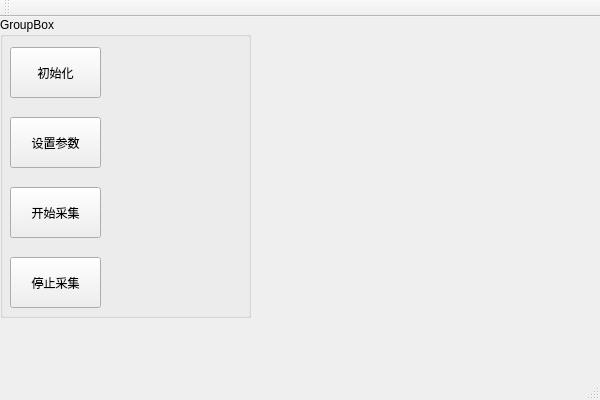
<?xml version="1.0" encoding="UTF-8"?>
<ui version="4.0">
 <class>VisInt_CamAcqClass</class>
 <widget class="QMainWindow" name="VisInt_CamAcqClass">
  <property name="geometry">
   <rect>
    <x>0</x>
    <y>0</y>
    <width>600</width>
    <height>400</height>
   </rect>
  </property>
  <property name="windowTitle">
   <string>VisInt_CamAcq</string>
  </property>
  <widget class="QWidget" name="centralWidget">
   <widget class="QGroupBox" name="groupBox">
    <property name="geometry">
     <rect>
      <x>0</x>
      <y>0</y>
      <width>251</width>
      <height>301</height>
     </rect>
    </property>
    <property name="title">
     <string>GroupBox</string>
    </property>
    <widget class="QPushButton" name="BtInit">
     <property name="geometry">
      <rect>
       <x>10</x>
       <y>30</y>
       <width>91</width>
       <height>51</height>
      </rect>
     </property>
     <property name="text">
      <string>初始化</string>
     </property>
    </widget>
    <widget class="QPushButton" name="BtConfig">
     <property name="geometry">
      <rect>
       <x>10</x>
       <y>100</y>
       <width>91</width>
       <height>51</height>
      </rect>
     </property>
     <property name="text">
      <string>设置参数</string>
     </property>
    </widget>
    <widget class="QPushButton" name="BtFreez">
     <property name="geometry">
      <rect>
       <x>10</x>
       <y>240</y>
       <width>91</width>
       <height>51</height>
      </rect>
     </property>
     <property name="text">
      <string>停止采集</string>
     </property>
    </widget>
    <widget class="QPushButton" name="BtStartGrap">
     <property name="geometry">
      <rect>
       <x>10</x>
       <y>170</y>
       <width>91</width>
       <height>51</height>
      </rect>
     </property>
     <property name="text">
      <string>开始采集</string>
     </property>
    </widget>
   </widget>
  </widget>
  <widget class="QMenuBar" name="menuBar">
   <property name="geometry">
    <rect>
     <x>0</x>
     <y>0</y>
     <width>600</width>
     <height>23</height>
    </rect>
   </property>
  </widget>
  <widget class="QToolBar" name="mainToolBar">
   <attribute name="toolBarArea">
    <enum>TopToolBarArea</enum>
   </attribute>
   <attribute name="toolBarBreak">
    <bool>false</bool>
   </attribute>
  </widget>
  <widget class="QStatusBar" name="statusBar"/>
 </widget>
 <layoutdefault spacing="6" margin="11"/>
 <resources>
  <include location="visint_camacq.qrc"/>
 </resources>
 <connections/>
</ui>
